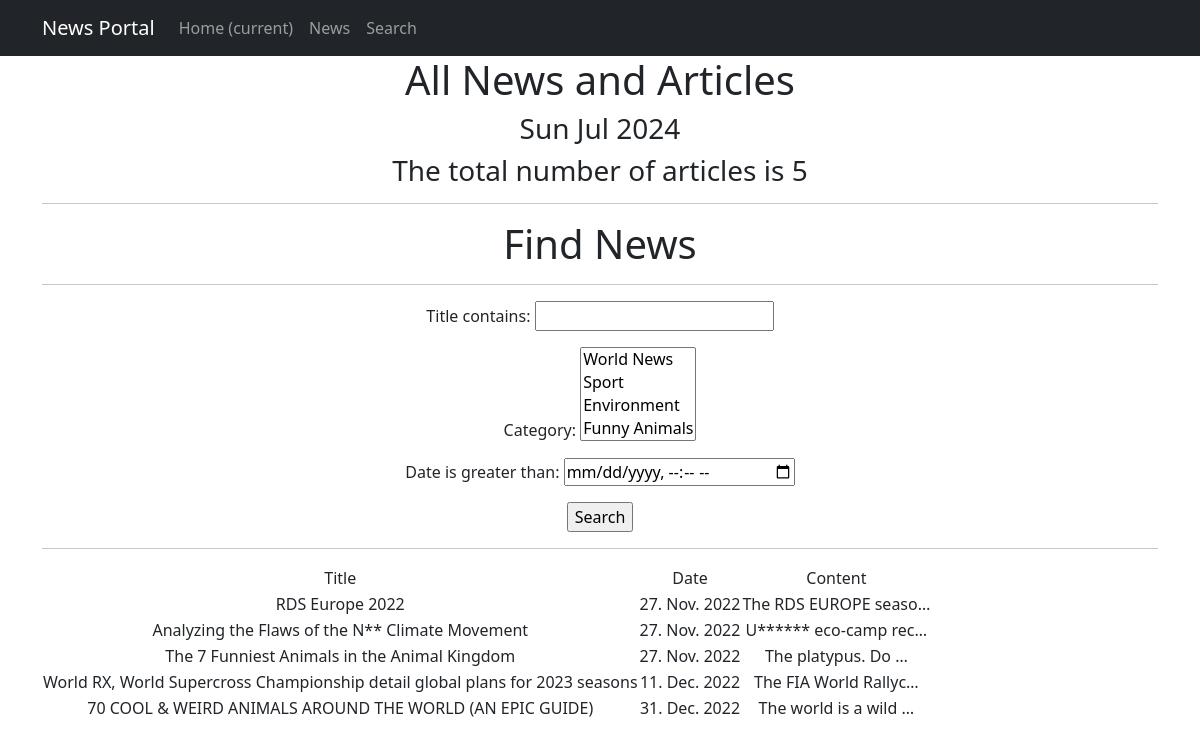
The app's page /news/search/ with its own data.
### news/models.py (models this page shows, shortened)
class Post(models.Model):
    article = 'AR'
    news = 'NE'
    NEWSTYPES = [
        (article, 'Article'),
        (news, 'News'),
    ]
    choice = models.CharField(max_length=2,
                              choices=NEWSTYPES,
                              default=news)
    date = models.DateTimeField(auto_now_add=True)
    title = models.CharField(max_length=255)
    content = models.TextField(default="No News / Articles Yet")
    news_rate = models.IntegerField(default=0)
    author = models.ForeignKey(Author, on_delete=models.CASCADE)
    category = models.ManyToManyField(Category, through='PostCategory')

### news/views.py (the view)
# urls.py: path('search/', Search.as_view(), name='search'),
class Search(ListView):
    model = Post
    template_name = 'search.html'
    context_object_name = 'news'
    def get_queryset(self):
        queryset = super().get_queryset()
        self.filterset = PostFilter(self.request.GET, queryset)
        return self.filterset.qs
    def get_context_data(self, **kwargs):
        context = super().get_context_data(**kwargs)
        context['time_now'] = \
            datetime.utcnow()
        context['next_info'] = None
        context['filterset'] = self.filterset
        return context

### news/models.py (called while the page is built)
    def __str__(self):
        return str(self.category_name)

### news/templatetags/custom_filters.py (called while the page is built)
@register.filter()
def censor(value):
    bad_words = ["new", "usually"]  # для примера отображения в разных новостях/статьях и в их заголовках
    if not isinstance(value, str):
        raise TypeError(f"Filter is used only for 'str' type!")
    for word in value.split():
        if word.lower() in bad_words:
            value = value.replace(word, f"{word[0]}{cenzor_symbol * (len(word) - 1)}")
    return value

### templates/search.html (shortened to what this page needs)
{% extends 'flatpages/default.html' %}
{% load custom_filters %}
{% load custom_tags %}
{% block content %}
   <h1>All News and Articles</h1>
   <h3>{{ time_now|date:'D M Y' }}</h3>
   <h3> The total number of articles is {{ news|length }} </h3>
   <hr>
   <h1>Find News</h1>
   <hr>
        <form action="" method="get">
            {{ filterset.form.as_p }}
            <input type="submit" value="Search" />
        </form>
   <hr>
   {% if news %}
       <table>
           <tr>
               <td>Title</td>
               <td>Date</td>
               <td>Content</td>
           </tr>
           {% for new in news %}
           <tr>
               <td>{{ new.title|censor }}</td>
               <td>{{ new.date|date:'d. M. Y' }}</td>
               <td>{{ new.content|truncatechars:21|censor }}</td>
           </tr>
           {% endfor %}
       </table>
   {% else %}
       <h2>No Available News Yet!</h2>
   {% endif %}
{% endblock content %}

### records on screen
Post: title|censor "RDS Europe 2022", date "27. Nov. 2022", content|censor "The RDS EUROPE seaso…"
Post: title|censor "Analyzing the Flaws of the N** Climate Movement", date "27. Nov. 2022", content|censor "U****** eco-camp rec…"
Post: title|censor "The 7 Funniest Animals in the Animal Kingdom", date "27. Nov. 2022", content|censor "The platypus. Do …"
Post: title|censor "World RX, World Supercross Championship detail global plans for 2023 seasons", date "11. Dec. 2022", content|censor "The FIA World Rallyc…"
Post: title|censor "70 COOL & WEIRD ANIMALS AROUND THE WORLD (AN EPIC GUIDE)", date "31. Dec. 2022", content|censor "The world is a wild …"

### other values on screen
{{ time_now|date:'D M Y' }} "Sun Jul 2024"
{{ news|length }} "5"
